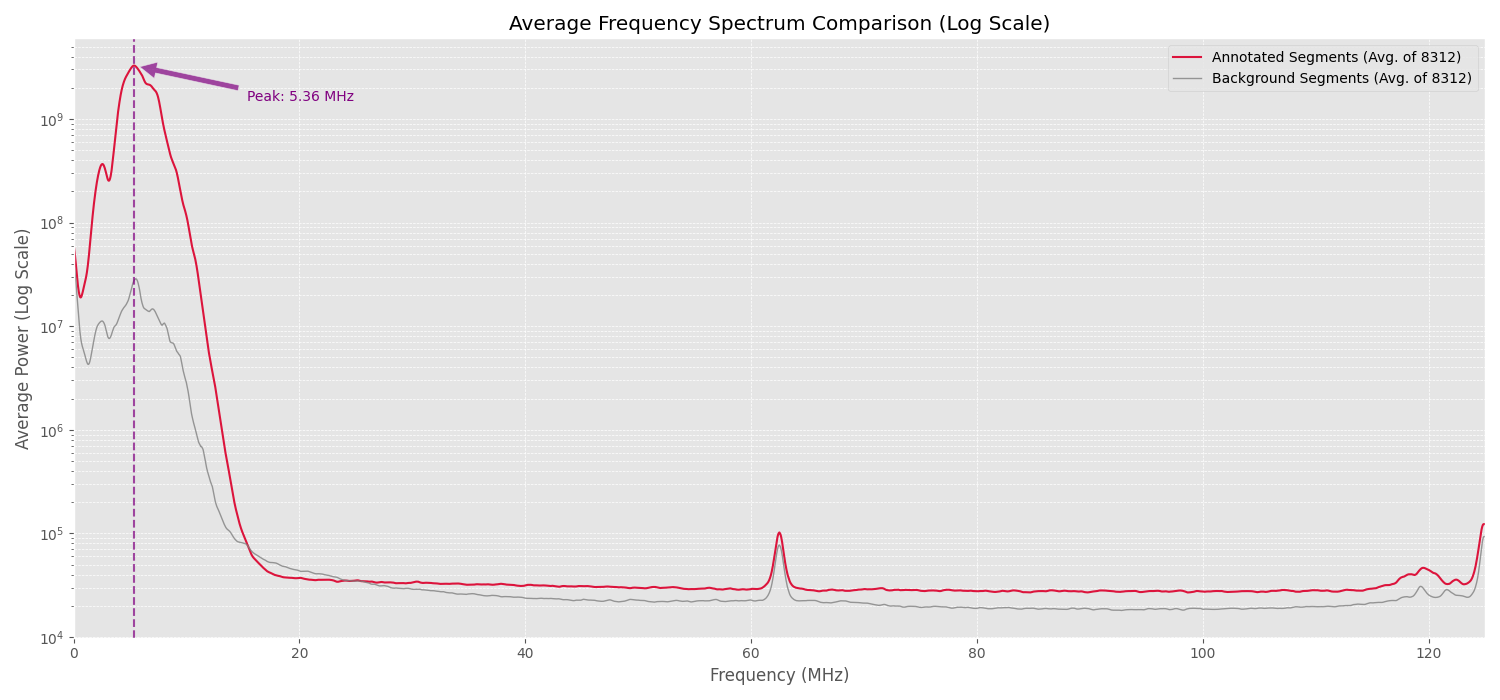

Reproduce this figure in Python.
# %% 
# --- Imports --- 
import pickle
import numpy as np
import matplotlib.pyplot as plt
import glob
import os
from scipy.signal import windows
from tqdm import tqdm

# %%
# --- Configuration --- 
# Note: Ensure the volume/drive is mounted and accessible at this path. 
DATA_ROOT = "/Volumes/Samsung_T5/SoundPass_datasets/cadaver_annotated_datasets"
SAMPLING_INTERVAL = 4e-9  # 4 nanoseconds, corresponds to a 250 MHz sampling rate
IGNORE_THRESHOLD = 5000  # Ignore any segments or background starting before this sample
FFT_POINTS = 8192 # Number of points for the common frequency axis for interpolation

# %%
# --- Helper Functions --- 

def analyze_spectrum(segment, sampling_interval):
    """Computes the frequency spectrum of a signal segment."""
    if len(segment) == 0:
        return None, None

    # Apply a Hann window to reduce spectral leakage from segment edges
    window = windows.hann(len(segment))
    windowed_segment = segment * window

    # Compute FFT
    fft_result = np.fft.fft(windowed_segment)
    # Compute the power spectrum (magnitude squared)
    power_spectrum = np.abs(fft_result)**2

    # Compute the frequency bins for the FFT result
    frequencies = np.fft.fftfreq(len(segment), d=sampling_interval)

    # Keep only the positive frequencies for the plot
    positive_mask = frequencies >= 0
    return frequencies[positive_mask], power_spectrum[positive_mask]

def find_contiguous_segments(mask):
    """Finds contiguous blocks of 'True' in a boolean mask."""
    # Find indices where the mask value changes
    d = np.diff(mask.astype(int))
    # Find start indices (change from 0 to 1)
    start_indices = np.where(d == 1)[0] + 1
    # Find end indices (change from 1 to 0)
    end_indices = np.where(d == -1)[0] + 1

    # Handle cases where segment starts at the beginning
    if mask[0]:
        start_indices = np.insert(start_indices, 0, 0)
    # Handle cases where segment ends at the end
    if mask[-1]:
        end_indices = np.append(end_indices, len(mask))
    
    # Pair up start and end indices
    return list(zip(start_indices, end_indices))

# %%
# --- File Scanning --- 
print("Scanning for all .pkl files...")
all_files = sorted(glob.glob(f"{DATA_ROOT}/**/*.pkl", recursive=True))

print("Checking files for annotations...")
files_with_segmentation = []
for file_path in tqdm(all_files, desc="Scanning files"):
    try:
        with open(file_path, 'rb') as f:
            dataset = pickle.load(f)
            if 'ground_truth' in dataset and np.any(dataset['ground_truth'] > 0):
                files_with_segmentation.append(file_path)
    except Exception as e:
        print(f"\nCould not process file {file_path}: {e}")

print(f"\nScan complete. Found {len(files_with_segmentation)} files with annotations.")

# %%
# --- Main Analysis Loop --- 
all_annotated_powers = []
all_background_powers = []

# Define a common frequency axis for consistent interpolation
max_freq = 1 / (2 * SAMPLING_INTERVAL)
common_freq_axis = np.linspace(0, max_freq, FFT_POINTS)

for file_path in tqdm(files_with_segmentation, desc="Analyzing files"):
    try:
        with open(file_path, 'rb') as f:
            dataset = pickle.load(f)
        
        signal = dataset['data']
        ground_truth_mask = dataset['ground_truth'] > 0

        # 1. Find all contiguous annotated segments and filter out early ones
        contiguous_segments = find_contiguous_segments(ground_truth_mask)
        valid_annotated_signals = [
            signal[start:end] for start, end in contiguous_segments if start >= IGNORE_THRESHOLD
        ]

        if not valid_annotated_signals:
            continue

        # 2. Prepare the pool of valid background indices
        background_indices = np.where(~ground_truth_mask)[0]
        valid_background_pool = background_indices[background_indices >= IGNORE_THRESHOLD]
        
        # 3. For each valid annotated segment, find a background segment and analyze both
        for segment in valid_annotated_signals:
            seg_len = len(segment)
            if len(valid_background_pool) < seg_len:
                continue  # Not enough background data to sample from

            # Select a random start point for the background segment
            bg_start_index = np.random.choice(len(valid_background_pool) - seg_len)
            bg_indices = valid_background_pool[bg_start_index : bg_start_index + seg_len]
            background_segment = signal[bg_indices]
            
            # Analyze the annotated segment
            annotated_freqs, annotated_power = analyze_spectrum(segment, SAMPLING_INTERVAL)
            if annotated_freqs is not None and len(annotated_freqs) > 1:
                interp_annotated_power = np.interp(common_freq_axis, annotated_freqs, annotated_power)
                all_annotated_powers.append(interp_annotated_power)

            # Analyze the background segment
            background_freqs, background_power = analyze_spectrum(background_segment, SAMPLING_INTERVAL)
            if background_freqs is not None and len(background_freqs) > 1:
                interp_background_power = np.interp(common_freq_axis, background_freqs, background_power)
                all_background_powers.append(interp_background_power)

    except Exception as e:
        print(f"\nFailed to process {os.path.basename(file_path)}: {e}")


# %%
# --- Aggregate and Plot Final Results --- 
if not all_annotated_powers:
    print("No valid annotated segments found across all files after applying filters.")
else:
    # Calculate the average power spectra
    avg_annotated_power = np.mean(all_annotated_powers, axis=0)
    avg_background_power = np.mean(all_background_powers, axis=0) if all_background_powers else np.zeros_like(common_freq_axis)
    
    # Find the peak of the annotated spectrum to annotate the plot
    peak_index = np.argmax(avg_annotated_power)
    peak_freq_mhz = common_freq_axis[peak_index] / 1e6
    peak_power = avg_annotated_power[peak_index]

    # Plot the comparison
    plt.style.use('ggplot')
    fig, ax = plt.subplots(figsize=(15, 7))

    ax.plot(common_freq_axis / 1e6, avg_annotated_power, label=f"Annotated Segments (Avg. of {len(all_annotated_powers)})", color='crimson', linewidth=1.5)
    if all_background_powers:
        ax.plot(common_freq_axis / 1e6, avg_background_power, label=f"Background Segments (Avg. of {len(all_background_powers)})", color='gray', alpha=0.8, linewidth=1)

    # Add a vertical line and annotation for the peak frequency
    ax.axvline(x=peak_freq_mhz, color='purple', linestyle='--', alpha=0.7)
    ax.annotate(f'Peak: {peak_freq_mhz:.2f} MHz',
                xy=(peak_freq_mhz, peak_power),
                xytext=(peak_freq_mhz + 10, peak_power * 0.5), # Adjust text position
                arrowprops=dict(facecolor='purple', shrink=0.05, alpha=0.7),
                fontsize=10,
                color='purple',
                horizontalalignment='left',
                verticalalignment='center')


    ax.set_title("Average Frequency Spectrum Comparison (Log Scale)")
    ax.set_xlabel("Frequency (MHz)")
    ax.set_ylabel("Average Power (Log Scale)")
    ax.set_yscale('log')
    ax.legend()
    ax.grid(True, which='both', linestyle='--', linewidth=0.5)
    ax.autoscale(enable=True, axis='x', tight=True)
    
    plt.tight_layout()
    plt.savefig("bulk_frequency_analysis.png")
    plt.show()

    print("\nAnalysis complete. Plot saved to 'bulk_frequency_analysis.png'.")

# %%
